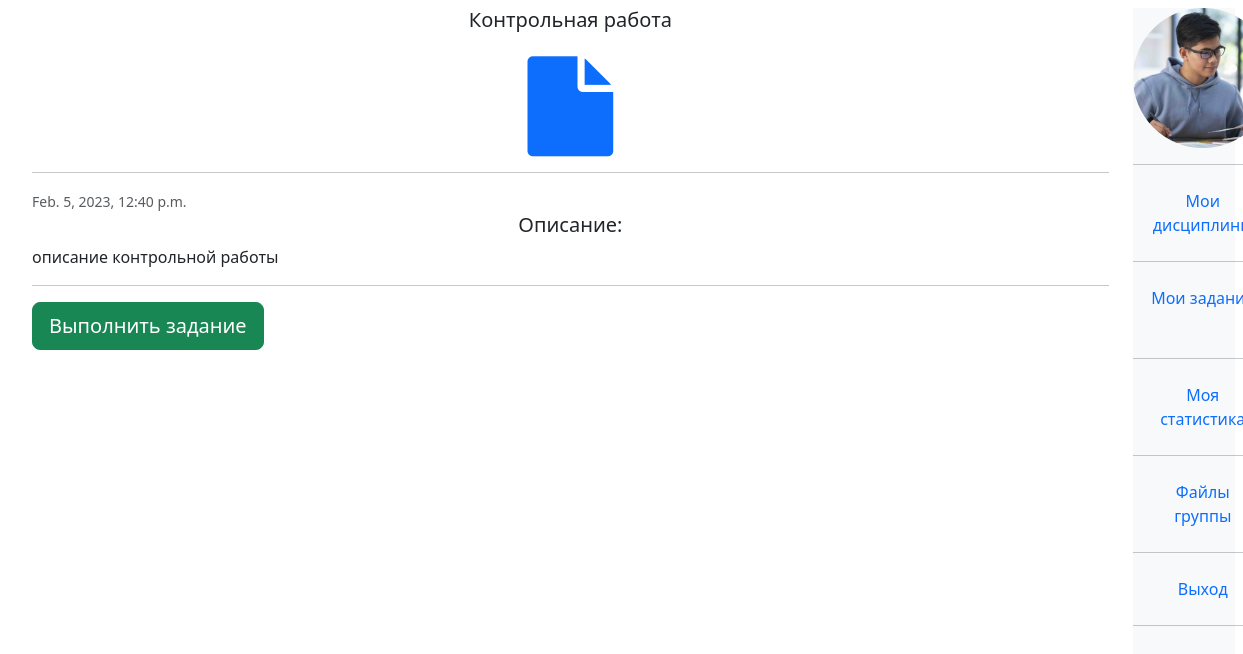
/task/CommonTask/42 (signed in), run on the app's committed database.
### univ_app/models.py (models this page shows, shortened)
class Task(models.Model):
    title = models.CharField(max_length=200, default = '', blank = True) #this field is present in Test itself
    description = models.TextField(default = '', blank = True) #this field is present in Test itself
    subject = models.ForeignKey("Subject", blank = True, null = True, on_delete = models.SET_NULL)
    created_at = models.DateTimeField(auto_now_add = True, null = True, blank = True)
    created_by = models.ForeignKey("Teacher", blank = True, null = True, on_delete = models.SET_NULL)
    class Meta:
        abstract = True
    def get_type(self):
        return str(self.__class__.__name__)

class CommonTask(Task):
    file = models.FileField(upload_to = "uploads/common_tasks/", blank = True, null = True)

### univ_app/decorators.py (the view)
        def wrapper(request, *args, **kwargs):
            group = None
            if request.user.groups.exists():
                group = request.user.groups.all()[0].name
            if group in allowed_groups:
                return view_func(request, *args, **kwargs)
            else:
                return HttpResponse("У вас нет прав доступа к этой странице")

### univ_app/templatetags/user_tags.py (called while the page is built)
@register.filter(name='has_group')
def has_group(user, group_name):
    return user.groups.filter(name=group_name).exists()

### univ_app/utils.py (called while the page is built)
def get_task(task_type, task_id):
    if task_type == "CommonTask":
        return get_object_or_404(CommonTask, id = task_id)
    if task_type == "Test":
        return get_object_or_404(Test, id = task_id)
    if task_type == "InfoTask":
        return get_object_or_404(InfoTask, id = task_id)

def is_teacher(user):
    if user.groups.filter(name = "teacher").exists(): return True
    else: return False

def get_ans_task(task, student):
    task_type = task.get_type()
    if task_type== "CommonTask":
        ans_task = AnsweredCommonTask.objects.get(common_task = task, student = student)
    elif task_type == "Test":
        ans_task = TakenTest.objects.get(related_test = task, student = student)
    elif task_type == "InfoTask":
        ans_task = AnsweredInfoTask.objects.get(related_info_task = task, student = student)
    return ans_task

### univ_app/views.py (called while the page is built)
@allowed_users(allowed_groups = ["teacher","student"])
def ts_task(request, task_type=0, task_id=0):
    task = get_task(task_type, task_id)
    ctx = {
    "task":task
    }
    user = request.user
    if not is_teacher(user):
        ans_task = get_ans_task(task, user.student)
        ctx['ans_task'] = ans_task
    return render(request,"mutual_views/ts_task.html",ctx)

### templates/mutual_views/ts_task.html (shortened to what this page needs)
{%extends "base.html"%}
{%load user_tags%}
{% block ts_task %}
      <div class = "container justify-content-between mx-auto">
        <h5 class="mb-1 text-center">{{task.title}}
          {% if task.file%}
          <br>
          <br>
          <a class="mb-1" href = {{task.file.url}}> <i class="fa fa-file fa-5x"></i> </a>
          {%endif%}
        </h5>
        <hr>
        <small class="text-muted">{{task.created_at}}</small>
          <h5 class = "text-center"> Описание:</h5>
          <p class="mb-1">{{task.description}}</p>
          <hr>
        {% if not request.user|has_group:'teacher' %}
        {%if ans_task.status == "PASSED" or ans_task.status == "EVALUATED" %}
        {%else%}
        <a class = "btn btn-success btn-lg " href ="{% url 's_answer_task' task.get_type task.id %}" name="button">
          {%if task.get_type == "InfoTask"%}
            С материалами ознакомился(ась)
          {%else%}
            {%if ans_task.status == "DONE"%}
              Изменить ответ
            {%elif ans_task.status == "ASSIGNED"%}
              Выполнить задание
            {%endif%}
          {%endif%}
        {%endif%}
      </a>
    {%endif%}
  </div>
{% endblock %}

### univ_app/static/univ_app/css/base.css (style rules this page uses)
body { background: white; }

### templates/base.html (style rules this page uses)
body { background-color:white; }

### data on the page
CommonTask: title "Контрольная работа", created_at "Feb. 5, 2023, 12:40 p.m.", description "описание контрольной работы"
